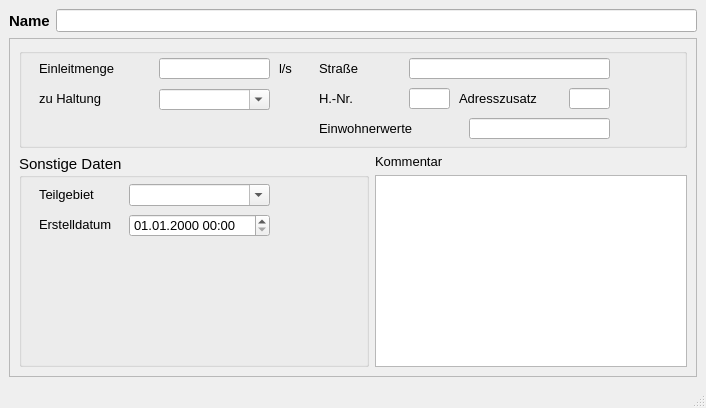
<?xml version="1.0" encoding="UTF-8"?>
<ui version="4.0">
 <class>Direkteinleitungen</class>
 <widget class="QMainWindow" name="Direkteinleitungen">
  <property name="enabled">
   <bool>true</bool>
  </property>
  <property name="geometry">
   <rect>
    <x>0</x>
    <y>0</y>
    <width>706</width>
    <height>408</height>
   </rect>
  </property>
  <property name="minimumSize">
   <size>
    <width>580</width>
    <height>330</height>
   </size>
  </property>
  <property name="font">
   <font>
    <family>Tahoma</family>
    <pointsize>10</pointsize>
   </font>
  </property>
  <property name="windowTitle">
   <string>Direkteinleiter</string>
  </property>
  <property name="toolTip">
   <string>&lt;html&gt;&lt;head/&gt;&lt;body&gt;&lt;p&gt;Abfluss des Direkteinleiters&lt;/p&gt;&lt;/body&gt;&lt;/html&gt;</string>
  </property>
  <property name="statusTip">
   <string>Abfluss des Direkteinleiters</string>
  </property>
  <widget class="QWidget" name="centralwidget">
   <layout class="QVBoxLayout" name="verticalLayout">
    <item>
     <layout class="QHBoxLayout" name="horizontalLayout">
      <item>
       <widget class="QLabel" name="label_10">
        <property name="font">
         <font>
          <family>Tahoma</family>
          <pointsize>11</pointsize>
          <weight>75</weight>
          <bold>true</bold>
         </font>
        </property>
        <property name="text">
         <string>Name</string>
        </property>
        <property name="alignment">
         <set>Qt::AlignLeading|Qt::AlignLeft|Qt::AlignVCenter</set>
        </property>
       </widget>
      </item>
      <item>
       <widget class="QLineEdit" name="elnam">
        <property name="toolTip">
         <string>&lt;html&gt;&lt;head/&gt;&lt;body&gt;&lt;p&gt;Eindeutige Bezeichnung&lt;/p&gt;&lt;/body&gt;&lt;/html&gt;</string>
        </property>
        <property name="statusTip">
         <string>Eindeutige Bezeichnung</string>
        </property>
       </widget>
      </item>
     </layout>
    </item>
    <item>
     <widget class="QScrollArea" name="scrollArea">
      <property name="widgetResizable">
       <bool>true</bool>
      </property>
      <widget class="QWidget" name="scrollAreaWidgetContents">
       <property name="geometry">
        <rect>
         <x>0</x>
         <y>0</y>
         <width>682</width>
         <height>295</height>
        </rect>
       </property>
       <layout class="QGridLayout" name="gridLayout">
        <item row="0" column="0" colspan="2">
         <widget class="QGroupBox" name="groupBox_3">
          <property name="minimumSize">
           <size>
            <width>0</width>
            <height>100</height>
           </size>
          </property>
          <property name="font">
           <font>
            <family>Tahoma</family>
            <pointsize>11</pointsize>
           </font>
          </property>
          <property name="title">
           <string/>
          </property>
          <widget class="QLineEdit" name="zufluss">
           <property name="geometry">
            <rect>
             <x>140</x>
             <y>10</y>
             <width>111</width>
             <height>21</height>
            </rect>
           </property>
           <property name="font">
            <font>
             <family>Tahoma</family>
             <pointsize>10</pointsize>
            </font>
           </property>
           <property name="toolTip">
            <string>&lt;html&gt;&lt;head/&gt;&lt;body&gt;&lt;p&gt;Direktzufluss gem. HYSTEM-EXTRAN&lt;/p&gt;&lt;/body&gt;&lt;/html&gt;</string>
           </property>
           <property name="statusTip">
            <string>Direktzufluss gem. HYSTEM-EXTRAN</string>
           </property>
          </widget>
          <widget class="QLabel" name="label_9">
           <property name="geometry">
            <rect>
             <x>440</x>
             <y>40</y>
             <width>101</width>
             <height>21</height>
            </rect>
           </property>
           <property name="font">
            <font>
             <family>Tahoma</family>
             <pointsize>10</pointsize>
            </font>
           </property>
           <property name="text">
            <string>Adresszusatz</string>
           </property>
          </widget>
          <widget class="QLabel" name="label_8">
           <property name="geometry">
            <rect>
             <x>300</x>
             <y>40</y>
             <width>51</width>
             <height>21</height>
            </rect>
           </property>
           <property name="font">
            <font>
             <family>Tahoma</family>
             <pointsize>10</pointsize>
            </font>
           </property>
           <property name="text">
            <string>H.-Nr.</string>
           </property>
          </widget>
          <widget class="QLineEdit" name="hausnummer">
           <property name="geometry">
            <rect>
             <x>390</x>
             <y>40</y>
             <width>41</width>
             <height>21</height>
            </rect>
           </property>
           <property name="font">
            <font>
             <family>Tahoma</family>
             <pointsize>10</pointsize>
            </font>
           </property>
           <property name="toolTip">
            <string/>
           </property>
           <property name="statusTip">
            <string/>
           </property>
          </widget>
          <widget class="QLabel" name="label_5">
           <property name="geometry">
            <rect>
             <x>20</x>
             <y>10</y>
             <width>111</width>
             <height>21</height>
            </rect>
           </property>
           <property name="font">
            <font>
             <family>Tahoma</family>
             <pointsize>10</pointsize>
            </font>
           </property>
           <property name="text">
            <string>Einleitmenge</string>
           </property>
           <property name="alignment">
            <set>Qt::AlignLeading|Qt::AlignLeft|Qt::AlignVCenter</set>
           </property>
          </widget>
          <widget class="QComboBox" name="haltnam">
           <property name="geometry">
            <rect>
             <x>140</x>
             <y>41</y>
             <width>111</width>
             <height>21</height>
            </rect>
           </property>
           <property name="font">
            <font>
             <family>Tahoma</family>
             <pointsize>10</pointsize>
            </font>
           </property>
           <property name="toolTip">
            <string>&lt;html&gt;&lt;head/&gt;&lt;body&gt;&lt;p&gt;Name der Haltung, welcher die Fläche zugeordnet ist&lt;/p&gt;&lt;/body&gt;&lt;/html&gt;</string>
           </property>
           <property name="statusTip">
            <string>Name der Haltung, welcher die Fläche zugeordnet ist</string>
           </property>
           <property name="editable">
            <bool>true</bool>
           </property>
          </widget>
          <widget class="QLabel" name="label_20">
           <property name="geometry">
            <rect>
             <x>20</x>
             <y>40</y>
             <width>101</width>
             <height>21</height>
            </rect>
           </property>
           <property name="font">
            <font>
             <family>Tahoma</family>
             <pointsize>10</pointsize>
            </font>
           </property>
           <property name="text">
            <string>zu Haltung</string>
           </property>
           <property name="alignment">
            <set>Qt::AlignLeading|Qt::AlignLeft|Qt::AlignVCenter</set>
           </property>
          </widget>
          <widget class="QLineEdit" name="strassenname">
           <property name="geometry">
            <rect>
             <x>390</x>
             <y>10</y>
             <width>201</width>
             <height>21</height>
            </rect>
           </property>
           <property name="font">
            <font>
             <family>Tahoma</family>
             <pointsize>10</pointsize>
            </font>
           </property>
           <property name="toolTip">
            <string/>
           </property>
           <property name="statusTip">
            <string/>
           </property>
          </widget>
          <widget class="QLabel" name="label_7">
           <property name="geometry">
            <rect>
             <x>300</x>
             <y>10</y>
             <width>51</width>
             <height>21</height>
            </rect>
           </property>
           <property name="font">
            <font>
             <family>Tahoma</family>
             <pointsize>10</pointsize>
            </font>
           </property>
           <property name="text">
            <string>Straße</string>
           </property>
          </widget>
          <widget class="QLineEdit" name="zusatz">
           <property name="geometry">
            <rect>
             <x>550</x>
             <y>40</y>
             <width>41</width>
             <height>21</height>
            </rect>
           </property>
           <property name="font">
            <font>
             <family>Tahoma</family>
             <pointsize>10</pointsize>
            </font>
           </property>
           <property name="toolTip">
            <string/>
           </property>
           <property name="statusTip">
            <string/>
           </property>
          </widget>
          <widget class="QLabel" name="label_6">
           <property name="geometry">
            <rect>
             <x>260</x>
             <y>10</y>
             <width>31</width>
             <height>21</height>
            </rect>
           </property>
           <property name="font">
            <font>
             <family>Tahoma</family>
             <pointsize>10</pointsize>
            </font>
           </property>
           <property name="text">
            <string>l/s</string>
           </property>
          </widget>
          <widget class="QLabel" name="label_25">
           <property name="geometry">
            <rect>
             <x>300</x>
             <y>70</y>
             <width>121</width>
             <height>21</height>
            </rect>
           </property>
           <property name="font">
            <font>
             <family>Tahoma</family>
             <pointsize>10</pointsize>
            </font>
           </property>
           <property name="text">
            <string>Einwohnerwerte</string>
           </property>
           <property name="alignment">
            <set>Qt::AlignLeading|Qt::AlignLeft|Qt::AlignVCenter</set>
           </property>
          </widget>
          <widget class="QLineEdit" name="ew">
           <property name="geometry">
            <rect>
             <x>450</x>
             <y>70</y>
             <width>141</width>
             <height>21</height>
            </rect>
           </property>
          </widget>
         </widget>
        </item>
        <item row="1" column="0" rowspan="2">
         <widget class="QGroupBox" name="groupBox_4">
          <property name="minimumSize">
           <size>
            <width>350</width>
            <height>0</height>
           </size>
          </property>
          <property name="font">
           <font>
            <family>Tahoma</family>
            <pointsize>11</pointsize>
           </font>
          </property>
          <property name="title">
           <string>Sonstige Daten</string>
          </property>
          <widget class="QLabel" name="label_22">
           <property name="geometry">
            <rect>
             <x>20</x>
             <y>30</y>
             <width>61</width>
             <height>21</height>
            </rect>
           </property>
           <property name="font">
            <font>
             <family>Tahoma</family>
             <pointsize>10</pointsize>
            </font>
           </property>
           <property name="text">
            <string>Teilgebiet</string>
           </property>
           <property name="alignment">
            <set>Qt::AlignLeading|Qt::AlignLeft|Qt::AlignVCenter</set>
           </property>
          </widget>
          <widget class="QComboBox" name="teilgebiet">
           <property name="geometry">
            <rect>
             <x>110</x>
             <y>30</y>
             <width>141</width>
             <height>22</height>
            </rect>
           </property>
           <property name="font">
            <font>
             <family>Tahoma</family>
             <pointsize>10</pointsize>
            </font>
           </property>
           <property name="toolTip">
            <string>&lt;html&gt;&lt;head/&gt;&lt;body&gt;&lt;p&gt;Zuordnung zu definiertem Teilgebiet&lt;/p&gt;&lt;/body&gt;&lt;/html&gt;</string>
           </property>
           <property name="statusTip">
            <string>Zuordnung zu definiertem Teilgebiet</string>
           </property>
           <property name="editable">
            <bool>true</bool>
           </property>
          </widget>
          <widget class="QLabel" name="label_70">
           <property name="geometry">
            <rect>
             <x>20</x>
             <y>60</y>
             <width>81</width>
             <height>21</height>
            </rect>
           </property>
           <property name="font">
            <font>
             <family>Tahoma</family>
             <pointsize>10</pointsize>
            </font>
           </property>
           <property name="text">
            <string>Erstelldatum</string>
           </property>
           <property name="alignment">
            <set>Qt::AlignLeading|Qt::AlignLeft|Qt::AlignVCenter</set>
           </property>
          </widget>
          <widget class="QgsDateTimeEdit" name="createdat">
           <property name="geometry">
            <rect>
             <x>110</x>
             <y>60</y>
             <width>141</width>
             <height>23</height>
            </rect>
           </property>
           <property name="font">
            <font>
             <family>Tahoma</family>
             <pointsize>10</pointsize>
            </font>
           </property>
           <property name="currentSection">
            <enum>QDateTimeEdit::DaySection</enum>
           </property>
           <property name="displayFormat">
            <string>dd.MM.yyyy HH:mm</string>
           </property>
          </widget>
         </widget>
        </item>
        <item row="1" column="1">
         <widget class="QLabel" name="label_14">
          <property name="text">
           <string>Kommentar</string>
          </property>
         </widget>
        </item>
        <item row="2" column="1">
         <widget class="QTextEdit" name="kommentar">
          <property name="toolTip">
           <string>&lt;html&gt;&lt;head/&gt;&lt;body&gt;&lt;p&gt;Platz für zusätzliche Kommentare&lt;/p&gt;&lt;/body&gt;&lt;/html&gt;</string>
          </property>
          <property name="statusTip">
           <string>Platz für zusätzliche Kommentare</string>
          </property>
         </widget>
        </item>
       </layout>
      </widget>
     </widget>
    </item>
   </layout>
  </widget>
  <widget class="QMenuBar" name="menubar">
   <property name="geometry">
    <rect>
     <x>0</x>
     <y>0</y>
     <width>706</width>
     <height>27</height>
    </rect>
   </property>
  </widget>
  <widget class="QStatusBar" name="statusbar"/>
 </widget>
 <customwidgets>
  <customwidget>
   <class>QgsDateTimeEdit</class>
   <extends>QDateTimeEdit</extends>
   <header>qgsdatetimeedit.h</header>
  </customwidget>
 </customwidgets>
 <tabstops>
  <tabstop>elnam</tabstop>
  <tabstop>zufluss</tabstop>
  <tabstop>haltnam</tabstop>
  <tabstop>strassenname</tabstop>
  <tabstop>hausnummer</tabstop>
  <tabstop>zusatz</tabstop>
  <tabstop>teilgebiet</tabstop>
  <tabstop>createdat</tabstop>
  <tabstop>kommentar</tabstop>
 </tabstops>
 <resources/>
 <connections/>
</ui>
